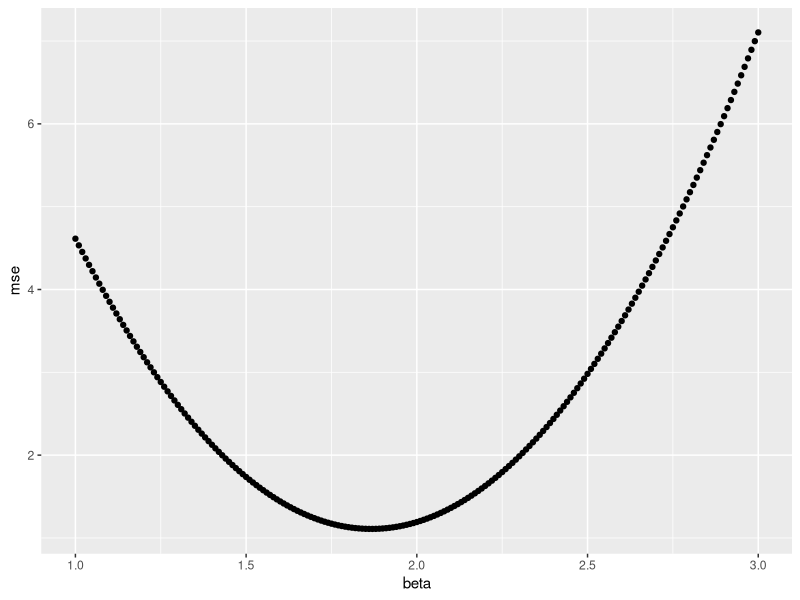

This chart was generated by the following R code:
# This program illustrate the grid search method to numerical 
# optimization by solving the linear regression problem. 


library(tidyverse)

# Generate artificial data with three data points
data <- data.frame(x = c(1:3)) %>% 
  mutate(y = 2*x + rnorm(3))

# Program a function to calculate mean squared error
# for a given beta coefficient
mymse <- function(beta){
  # Step 1. Generate prediction
  data$yhat   <- beta*data$x
  data$error  <- data$y-data$yhat
  data$error2 <- data$error^2
  mse <- mean(data$error2)
  
  return(mse)
}

# Try all possible beta values from 1 to 3
all.mse <- sapply(seq(1,3,.01), mymse)
results <- data.frame(
  beta = seq(1,3,.01),
  mse = all.mse)

# Plot the relationship
ggplot(data = results, mapping = aes(x = beta, y = mse)) +
  geom_point()

# Find out the optimal value
  # find out the position of the smallest MSE
  index <- which(results$mse==min(results$mse))
  index 
  # find out the corresponding beta value
  results$beta[index]
  
  # Interpretation: Of course, due to sampling errors, we do not necessarily
  # obtain the true coefficient. To see the impact of the sampling errors,
  # we can remove the random part in our data generating process, we will
  # see that we can now attain the true beta. 